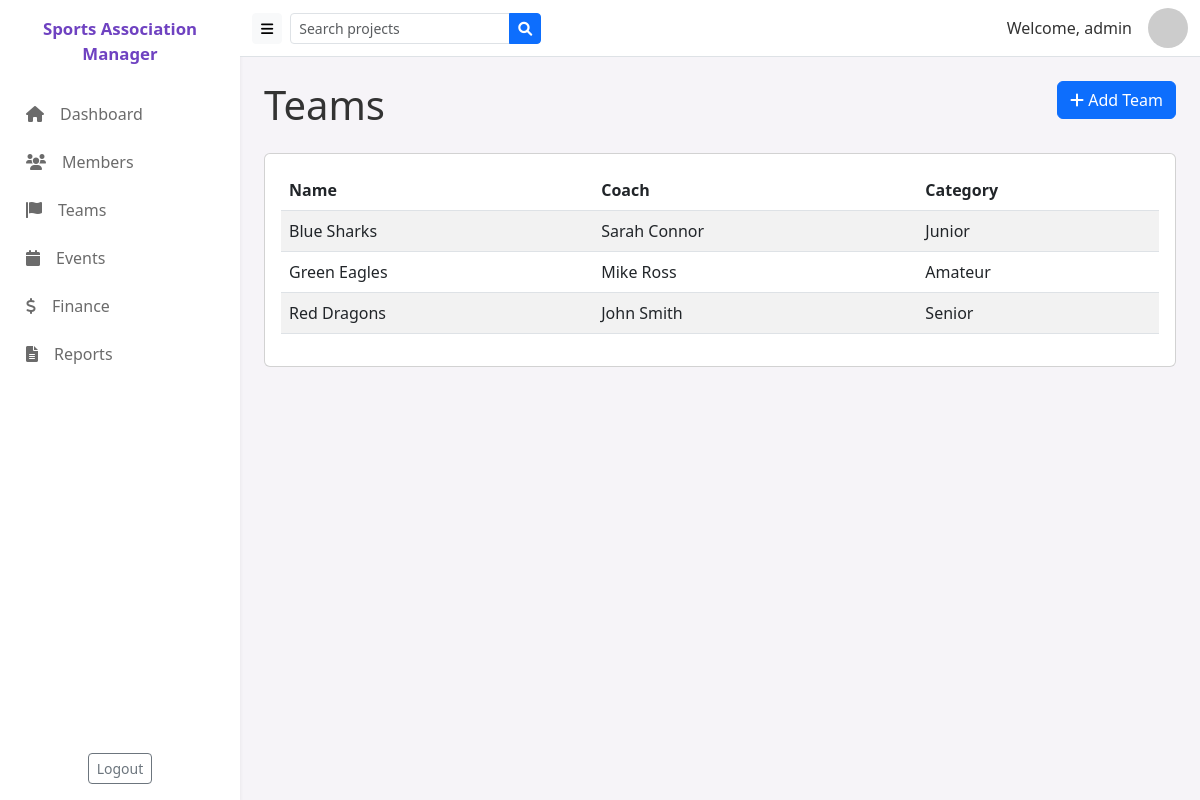
/public/team (signed in), run on the app's committed database.
### tables this page shows
CREATE TABLE IF NOT EXISTS teams (
    id INT AUTO_INCREMENT PRIMARY KEY,
    name VARCHAR(100) NOT NULL,
    coach VARCHAR(100),
    category VARCHAR(50),
    created_at TIMESTAMP DEFAULT CURRENT_TIMESTAMP
);

### app/controllers/TeamController.php (called while the page is built, shortened)
<?php
class TeamController extends Controller {
    public function __construct(){
        $this->teamModel = $this->model('Team');
    }
    public function index(){
        $teams = $this->teamModel->getTeams();
        $data = ['teams' => $teams];
        $this->view('teams/index', $data);
    }
}

### app/core/App.php (called while the page is built, shortened)
<?php
class App {
    protected $currentMethod = 'index';
    public function __construct(){
        $url = $this->getUrl();
        if(isset($url[0]) && file_exists('../app/controllers/' . ucwords($url[0]) . 'Controller.php')){
            unset($url[0]);
        }
        $this->currentController = new $this->currentController;
        if(isset($url[1])){
            if(method_exists($this->currentController, $url[1])){
                $this->currentMethod = $url[1];
                unset($url[1]);
            }
        } else {
            $controllerClass = is_object($this->currentController) ? get_class($this->currentController) : $this->currentController;
            if($controllerClass === 'AuthController'){
                $this->currentMethod = 'login';
            } else {
                $this->currentMethod = 'index';
            }
        }
        $this->params = $url ? array_values($url) : [];
        call_user_func_array([$this->currentController, $this->currentMethod], $this->params);
    }
    public function getUrl(){
        if(isset($_GET['url'])){
            $url = rtrim($_GET['url'], '/');
            $url = filter_var($url, FILTER_SANITIZE_URL);
            $url = explode('/', $url);
            return $url;
        }
        return [];
    }
}

### public/index.php (called while the page is built, shortened)
<?php
$init = new App();

### app/core/Database.php (called while the page is built, shortened)
<?php
class Database {
    private $host = DB_HOST;
    private $user = DB_USER;
    private $pass = DB_PASS;
    private $dbname = DB_NAME;
    private $dbh;
    private $stmt;
    public function __construct(){
        $dsn = 'mysql:host=' . $this->host . ';dbname=' . $this->dbname;
        $options = array(
            PDO::ATTR_PERSISTENT => true,
            PDO::ATTR_ERRMODE => PDO::ERRMODE_EXCEPTION
        );
        try{
            $this->dbh = new PDO($dsn, $this->user, $this->pass, $options);
        } catch(PDOException $e){
            $this->error = $e->getMessage();
            if(defined('SHOW_DB_MESSAGES') && SHOW_DB_MESSAGES){
                echo "❌ خطأ في الاتصال: " . $this->error;
            } else {
                error_log('Database connection error: ' . $this->error);
            }
        }
    }
    public function query($sql){
        $this->stmt = $this->dbh->prepare($sql);
    }
    public function execute(){
        return $this->stmt->execute();
    }
    public function resultSet(){
        $this->execute();
        return $this->stmt->fetchAll(PDO::FETCH_OBJ);
    }
}

### app/models/Team.php (called while the page is built, shortened)
<?php
class Team extends Model {
    public function getTeams(){
        $this->db->query('SELECT * FROM teams ORDER BY name ASC');
        return $this->db->resultSet();
    }
}

### app/core/Model.php (called while the page is built, shortened)
<?php
class Model {
    public function __construct(){
        $this->db = new Database;
    }
}

### app/views/teams/index.php (the view)
<?php require APPROOT . '/views/layouts/header.php'; ?>
<div class="row mb-3">
    <div class="col-md-6">
        <h1>Teams</h1>
    </div>
    <div class="col-md-6">
        <a href="<?php echo URLROOT; ?>/team/add" class="btn btn-primary float-end">
            <i class="fa fa-plus"></i> Add Team
        </a>
    </div>
</div>
<div class="card card-body mb-3">
    <table class="table table-striped">
        <thead>
            <tr>
                <th>Name</th>
                <th>Coach</th>
                <th>Category</th>
            </tr>
        </thead>
        <tbody>
            <?php foreach($data['teams'] as $team) : ?>
            <tr>
                <td><?php echo $team->name; ?></td>
                <td><?php echo $team->coach; ?></td>
                <td><?php echo $team->category; ?></td>
            </tr>
            <?php endforeach; ?>
        </tbody>
    </table>
</div>
<?php require APPROOT . '/views/layouts/footer.php'; ?>

### public/css/style.css (style rules this page uses)
:root { --sidebar-width:240px; --sidebar-collapsed-width:70px; --brand-color:#6f42c1; }
body { background:#f6f4f8;font-family:Segoe UI, Roboto, Helvetica, Arial, sans-serif;color:#333 }

### data on the page
teams: name "Blue Sharks", coach "Sarah Connor", category "Junior"
teams: name "Green Eagles", coach "Mike Ross", category "Amateur"
teams: name "Red Dragons", coach "John Smith", category "Senior"

### other printed values
SITENAME "Sports Association Manager"
$_SESSION['user_username'] "admin"
